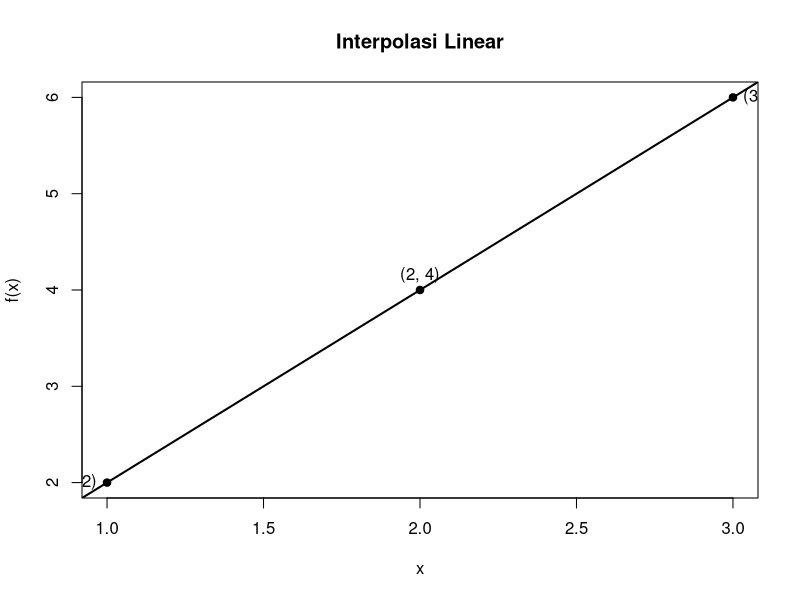

Source code (R):
x <- c(1, 3)
y <- c(2, 6)

plot(x, y,
     pch = 19,
     xlab = "x",
     ylab = "f(x)",
     main = "Interpolasi Linear")

abline(lm(y ~ x), lwd = 2)

points(2, 4, pch = 19)

text(1, 2, "(1, 2)", pos = 2)
text(3, 6, "(3, 6)", pos = 4)
text(2, 4, "(2, 4)", pos = 3)
